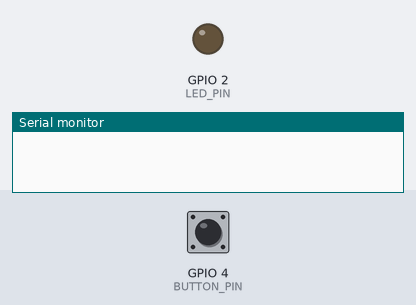
Recording of a sketch running on a simulated ESP32. On the bench: output pins drawn as LEDs (lit = HIGH), the last lines printed to the serial monitor. The inputs (shaded band) are chosen by the test bench; at power-on: GPIO 4 (BUTTON_PIN) HIGH.

Above: at 1.2 s.
1.3 s: GPIO 4 (BUTTON_PIN) pulled LOW for 0.15 s
At 1.9 s:
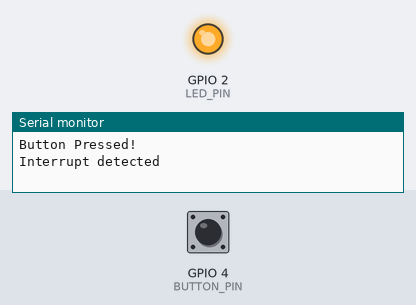
2.9 s: GPIO 4 (BUTTON_PIN) pulled LOW for 1 s
At 3.2 s:
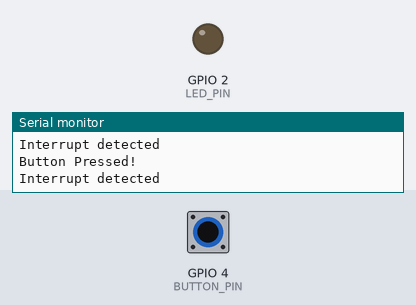
5.4 s: GPIO 4 (BUTTON_PIN) pulled LOW for 3.2 s
At 6.3 s:
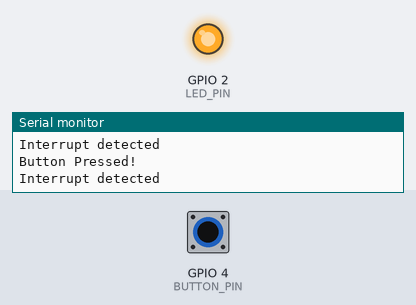
Timing chart, 0 to 8.4 s (numbered marks = the images above; inputs shaded):
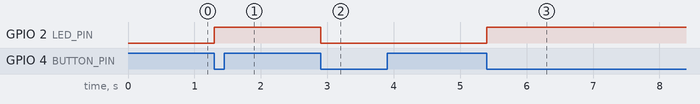

The sketch:

button_led_interrupt.ino
```cpp
#define BUTTON_PIN 4
#define LED_PIN 2

volatile bool buttonPressed = false;

void IRAM_ATTR buttonISR() {
  buttonPressed = true;
}

void setup() {
  Serial.begin(115200);

  pinMode(BUTTON_PIN, INPUT_PULLUP);
  pinMode(LED_PIN, OUTPUT);

  attachInterrupt(
    digitalPinToInterrupt(BUTTON_PIN),
    buttonISR,
    FALLING
  );
}

void loop() {

  if (buttonPressed) {

    digitalWrite(LED_PIN, !digitalRead(LED_PIN));

    Serial.println("Button Pressed!");
    Serial.println("Interrupt detected");

    buttonPressed = false;
  }
}
```

Measured:
- after the input at 1.3 s, GPIO 2 (LED_PIN): LOW → HIGH at once
- after the input at 2.9 s, GPIO 2 (LED_PIN): HIGH → LOW at once
- after the input at 5.4 s, GPIO 2 (LED_PIN): LOW → HIGH at once
